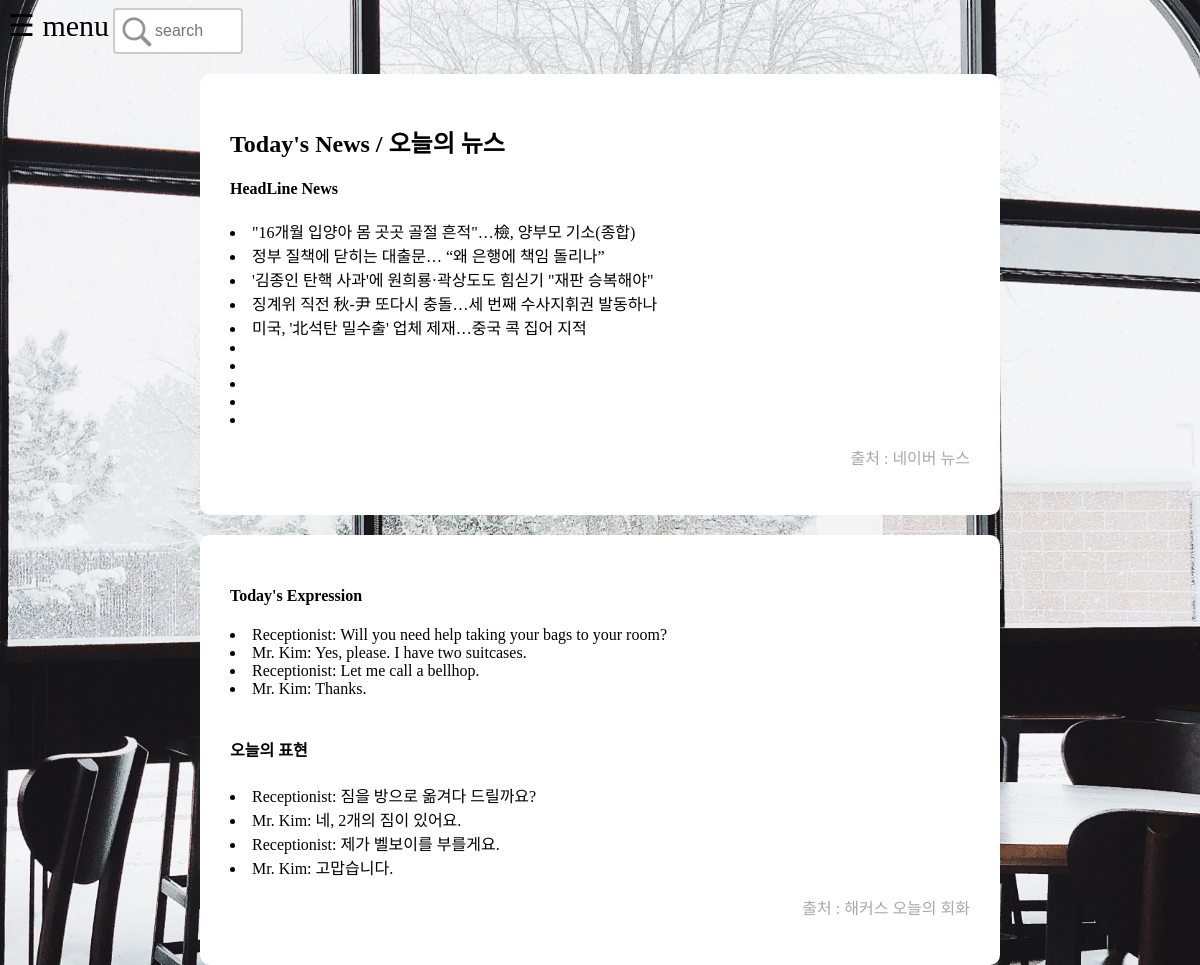
/home/, run on an earlier commit of the app's database.
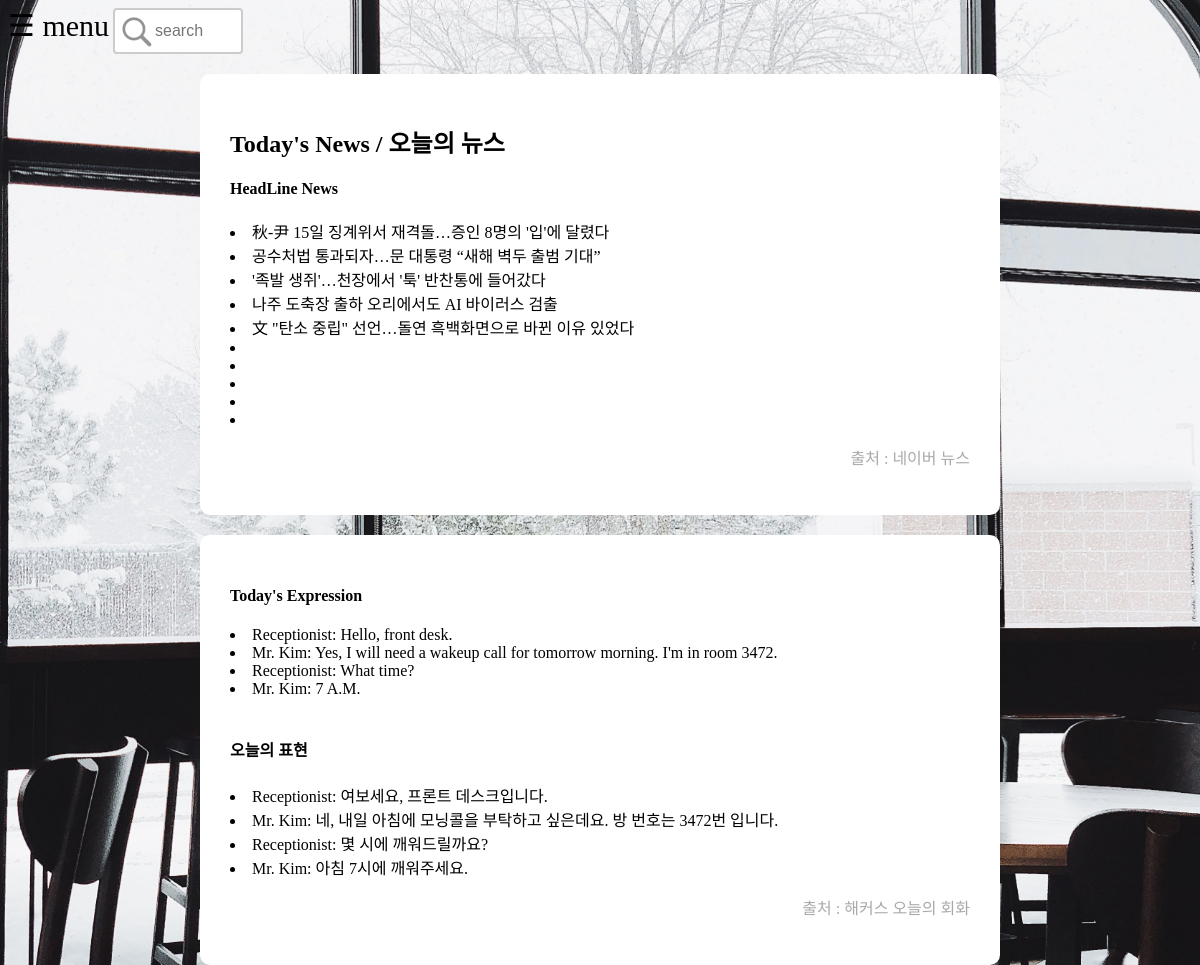
And on a later commit of the database.
### blog_app/models.py (models this page shows)
class NewsData(models.Model):
    title = models.CharField(max_length=200)

class EngTexts(models.Model):
    en_text = models.CharField(max_length=200)

class KorTexts(models.Model):
    ko_text = models.CharField(max_length=200)

### blog_app/views.py (the view)
# urls.py: path('home/', views.home, name='home'),
def home(req):
    kor_scrapelist = KorTexts.objects.all()
    eng_scrapelist = EngTexts.objects.all()
    news_scrapelist = NewsData.objects.all()
    news_link_scrapelist = NewsLink.objects.all()
    return render(req, 'blog_app/home.html', {'kor_scrapelist':kor_scrapelist, 'eng_scrapelist':eng_scrapelist, 'news_scrapelist':news_scrapelist, 'news_link_scrapelist':news_link_scrapelist})

### blog_app/templates/blog_app/home.html (shortened to what this page needs)
{% extends 'blog_app/base.html' %}
{% block content %}
    <div class="row">
        <div class="contents" id="parser_contents">
            <div class="card">
                <h2> Today's News / 오늘의 뉴스</h2>
                <h4>HeadLine News</h4>
                {% for list in news_scrapelist %}
                    <li>{{ list.title }}</li>
                {% endfor %}
                <p style="color: darkgray; text-align: right;">출처 : 네이버 뉴스</p>
            </div>
        </div>
        <div class="contents" id="parser_contents">
            <div class="card">
                <h4>Today's Expression</h4>
                {% for list in eng_scrapelist %}
                    <li>{{ list.en_text }}</li>
                {% endfor %} <br>
                <h4>오늘의 표현</h4>
                {% for list in kor_scrapelist %}
                    <li>{{ list.ko_text }}</li>
                {% endfor %}
                <p style="color: darkgray; text-align: right;">출처 : 해커스 오늘의 회화</p>
            </div>
        </div>
    </div>
{% endblock %}

What changed in the data, as far as the page shows it:
removed NewsData: title "\"16개월 입양아 몸 곳곳 골절 흔적\"…檢, 양부모 기소(종합)"
removed NewsData: title "정부 질책에 닫히는 대출문… “왜 은행에 책임 돌리나”"
removed NewsData: title "'김종인 탄핵 사과'에 원희룡·곽상도도 힘싣기 \"재판 승복해야\""
removed NewsData: title "징계위 직전 秋-尹 또다시 충돌…세 번째 수사지휘권 발동하나"
removed NewsData: title "미국, '北석탄 밀수출' 업체 제재…중국 콕 집어 지적"
removed EngTexts: en_text "Receptionist: Will you need help taking your bags to your room?"
removed EngTexts: en_text "Mr. Kim: Yes, please. I have two suitcases."
removed EngTexts: en_text "Receptionist: Let me call a bellhop."
removed EngTexts: en_text "Mr. Kim: Thanks."
removed KorTexts: ko_text "Receptionist: 짐을 방으로 옮겨다 드릴까요?"
removed KorTexts: ko_text "Mr. Kim: 네, 2개의 짐이 있어요."
removed KorTexts: ko_text "Receptionist: 제가 벨보이를 부를게요."
removed KorTexts: ko_text "Mr. Kim: 고맙습니다."
added NewsData: title "秋-尹 15일 징계위서 재격돌…증인 8명의 '입'에 달렸다"
added NewsData: title "공수처법 통과되자…문 대통령 “새해 벽두 출범 기대”"
added NewsData: title "'족발 생쥐'…천장에서 '툭' 반찬통에 들어갔다"
added NewsData: title "나주 도축장 출하 오리에서도 AI 바이러스 검출"
added NewsData: title "文 \"탄소 중립\" 선언…돌연 흑백화면으로 바뀐 이유 있었다"
added EngTexts: en_text "Receptionist: Hello, front desk."
added EngTexts: en_text "Mr. Kim: Yes, I will need a wakeup call for tomorrow morning. I'm in room 3472."
added EngTexts: en_text "Receptionist: What time?"
added EngTexts: en_text "Mr. Kim: 7 A.M."
added KorTexts: ko_text "Receptionist: 여보세요, 프론트 데스크입니다."
added KorTexts: ko_text "Mr. Kim: 네, 내일 아침에 모닝콜을 부탁하고 싶은데요. 방 번호는 3472번 입니다."
added KorTexts: ko_text "Receptionist: 몇 시에 깨워드릴까요?"
added KorTexts: ko_text "Mr. Kim: 아침 7시에 깨워주세요."
